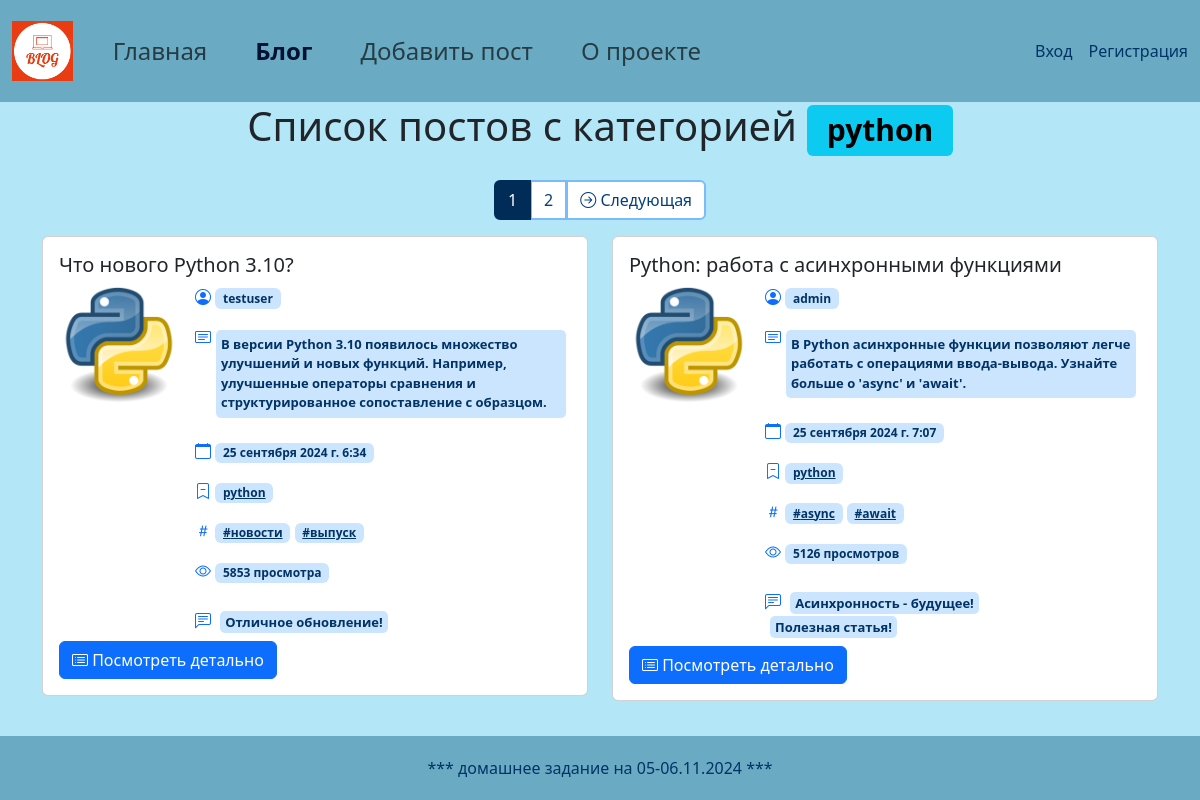
The app's page /blog/category/python/ with its own data.
### blog_app/models.py (models this page shows, shortened)
class Category(models.Model):
    name = models.CharField(max_length=200, unique=True, verbose_name='Категория')
    slug = models.SlugField(unique=True, verbose_name='Адрес страницы')
    class Meta:
        verbose_name = "Категория"
        verbose_name_plural = "Категории"

class Post(models.Model):
    STATUS_CHOICES = (
        ('published', 'Опубликовано'),
        ('draft', 'Черновик'),
    )
    title = models.CharField(max_length=200, unique=True, verbose_name='Заголовок')
    text = models.TextField(verbose_name='Текст')
    slug = models.SlugField(unique=True, verbose_name='Адрес страницы')
    author = models.ForeignKey(get_user_model(), related_name='posts', on_delete=models.CASCADE, verbose_name='Автор')
    category = models.ForeignKey('Category', on_delete=models.CASCADE, related_name='posts', null=True, default=None, verbose_name='Категория')
    tags = models.ManyToManyField('Tag', related_name='posts', verbose_name='Теги')
    published_date = models.DateTimeField(auto_now_add=True, verbose_name='Дата создания')
    updated_date = models.DateTimeField(auto_now=True, verbose_name='Дата обновления')
    views = models.IntegerField(default=0, verbose_name='Просмотры')
    cover_image = models.ImageField(upload_to='post_covers/', blank=True, null=True, verbose_name='Картинка')
    status = models.CharField(max_length=10, choices=STATUS_CHOICES, default='draft', verbose_name='Статус')
    class Meta:
        verbose_name = "Пост"
        verbose_name_plural = "Посты"

class Tag(models.Model):
    name = models.CharField(max_length=100, unique=True, verbose_name='Тег')
    slug = models.SlugField(unique=True, verbose_name='Адрес страницы')
    class Meta:
        verbose_name = "Тег"
        verbose_name_plural = "Теги"

class Comment(models.Model):
    STATUS_CHOICES = (
        ('approved', 'Опубликован'),
        ('rejected', 'Отклонен'),
        ('unchecked', 'На проверке'),
    )
    author = models.ForeignKey(get_user_model(), on_delete=models.CASCADE, verbose_name='Автор')
    text = models.TextField(verbose_name='Текст')
    status = models.CharField(max_length=10, choices=STATUS_CHOICES, default='unchecked', verbose_name='Статус')
    post = models.ForeignKey('Post', on_delete=models.CASCADE, verbose_name='Пост')
    class Meta:
        verbose_name = "Комментарий"
        verbose_name_plural = "Комментарии"

### users/models.py (models this page shows, shortened)
class User(AbstractUser):
    email = models.EmailField(unique=True, verbose_name='Email')
    photo = models.ImageField(upload_to='users/images/%Y/%m/%d/', blank=True, null=True, verbose_name='Фотография')
    date_birth = models.DateTimeField(blank=True, null=True, verbose_name='Дата рождения')
    github_id = models.CharField(max_length=255, blank=True, null=True)
    vk_id = models.CharField(max_length=255, blank=True, null=True)

### blog_app/views.py (the view)
# urls.py: path('category/<slug:slug>/', CategoryDetailView.as_view(), name='category_detail'),
class CategoryDetailView(ListView):
    model = Post
    template_name = 'blog_app/blog_category.html'
    context_object_name = 'posts'
    paginate_by = 2
    def get_queryset(self):
        self.category = get_object_or_404(Category, slug=self.kwargs['slug'])
        queryset = Post.objects.prefetch_related('tags').select_related('author', 'category').filter(
            status="published",
            category__slug=self.kwargs['slug']
        )
        for post in queryset:
            post.short_text = post.text.split('<!--more-->')[0]
        return queryset
    def get_context_data(self, **kwargs):
        context = super().get_context_data(**kwargs)
        context['menu'] = menu
        context['page_alias'] = 'blog_catalog'
        context['category'] = self.category
        context['comments'] = Comment.objects.select_related('author').select_related('post').filter(status='approved')
        return context

### blog_app/templates/blog_app/blog_category.html (shortened to what this page needs)
{% extends 'base.html' %}
{% load static %}
{% block styles %}
<link rel="stylesheet" href="{% static 'css/my_style1.css' %}" />
{% endblock %}
{% block content %}
<div class="container">
  <h1 class="text-center mb-4">Список постов с категорией <span class="badge text-bg-info">{{ category.name }}</span></h1>
  {% if page_obj.has_other_pages %}
      {% include 'blog_app/pagination_include.html' %}
  {% endif %}
  <div class="row">
    {% for post in posts %}
      <div class="col-md-6">
        {% include 'blog_app/post_preview_include.html' %}
      </div>
      {% if forloop.counter|divisibleby:2 %}
        </div><div class="row">
      {% endif %}
    {% endfor %}
  </div>
</div>
{% endblock %}

### blog_app/templates/blog_app/post_preview_include.html
<div class="card mb-2">
    <div class="card-body">
        <h5 class="card-title">{{ post.title }}</h5>
        <div class="d-flex mb-2">
            {% if post.cover_image %}
                <img src="{{ post.cover_image.url }}" alt="Картинка" class="img-fluid me-3" style="max-width: 120px; max-height: 120px;">
            {% endif %}
            <div>
                <p class="card-text fw-bold fs-6"><i class="bi bi-person-circle text-primary"></i>
                    <span class="badge" style="background-color: #cce5ff; color: #003366;">{{ post.author.username }}</span>
                </p>
                <p class="card-text fw-bold fs-6" style="display: flex; align-items: top;">
                    <i class="bi bi-card-text text-primary"></i>
                    <span style="background-color: #cce5ff; color: #003366; border-radius: 5px; padding: 5px; margin: 5px; font-size: 13px">
                        {{ post.short_text }}
                    </span>
                </p>
                <p class="card-text fw-bold fs-6"><i class="bi bi-calendar text-primary"></i>
                    <span class="badge" style="background-color: #cce5ff; color: #003366;">
                        {{ post.published_date }}</span>
                </p>
                <p class="card-text fw-bold fs-6"><i class="bi bi-bookmark-dash text-primary"></i>
                    <span class="badge" style="background-color: #cce5ff; color: #003366;">
                        <a href="{% url 'category_detail' post.category.slug %}"
                           style="color: inherit;">{{ post.category.name }}</a>
                    </span>
                </p>
                <p class="card-text fw-bold fs-6"><i class="bi bi-hash text-primary"></i>
                    {% for tag in post.tags.all %}
                    <span class="badge" style="background-color: #cce5ff; color: #003366;">
                        <a href="{% url 'tag_detail' tag.slug %}"
                           style="color: inherit;">#{{ tag.name }}</a>
                    </span>
                    {% endfor %}
                </p>
                <p class="card-text fw-bold fs-6"><i class="bi bi-eye text-primary"></i>
                    <span class="badge" style="background-color: #cce5ff; color: #003366; margin: 0px 0px 10px 0px;">{{ post.views }}
                    {% with post.views|stringformat:"d" as views %}
                        {% if views|slice:"-1:" == "1" and views|slice:"-2:" != "11" %}
                            просмотр
                        {% elif views|slice:"-1:" in "234" and views|slice:"-2:|-1" != "1" %}
                            просмотра
                        {% else %}
                           просмотров
                        {% endif %}
                    {% endwith %}
                    </span>
                </p>
                <p class="card-text fw-bold fs-6"><i class="bi bi-chat-left-text text-primary"></i>
                    {% for comment in comments %}
                    {% if comment.post.id == post.id %}
                    <span style="background-color: #cce5ff; color: #003366; border-radius: 5px; padding: 2px 5px; margin: 5px; font-size: 13px">
                        {{ comment.text }}
                    </span><br>
                    {% endif %}
                    {% endfor %}
                </p>
            </div>
        </div>
        <a href="{% url 'post_detail' post.slug %}" class="btn btn-primary">
            <i class="bi bi-card-list"></i>
            <span class="d-none d-sm-inline"> Посмотреть детально</span>
        </a>
    </div>
</div>

### static/css/my_style1.css (style rules this page uses)
html, body { height: 100%; margin: 0; display: flex; flex-direction: column; }
body { background-color: #b3e7f8; }

### records on screen
Category: name "python"
Post: title "Что нового Python 3.10?", cover_image (picture), author.username "testuser", short_text "В версии Python 3.10 появилось множество улучшений и новых функций. Например, улучшенные операторы сравнения и структурированное сопоставление с образцом.", published_date "25 сентября 2024 г. 6:34", category.name "python", views "5853", shows "просмотра"
Tag: name "новости"
Tag: name "выпуск"
Comment: text "Отличное обновление!"
Post: title "Python: работа с асинхронными функциями", cover_image (picture), author.username "admin", short_text "В Python асинхронные функции позволяют легче работать с операциями ввода-вывода. Узнайте больше о 'async' и 'await'.", published_date "25 сентября 2024 г. 7:07", category.name "python", views "5126", shows "просмотров"
Tag: name "async"
Tag: name "await"
Comment: text "Асинхронность - будущее!"
Comment: text "Полезная статья!"

### other values on screen
{{ item.name }} "Главная" "Блог" "Добавить пост" "О проекте"
{{ page_obj.number }} "1"
{{ page_obj.next_page_number }} "2"
